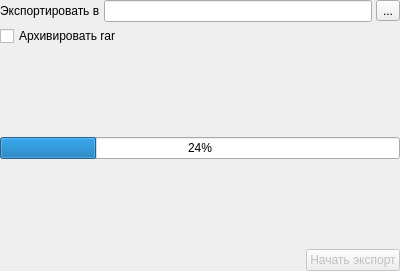
<?xml version="1.0" encoding="UTF-8"?>
<ui version="4.0">
 <class>ExportTariff_Wizard_2</class>
 <widget class="QDialog" name="ExportTariff_Wizard_2">
  <property name="geometry">
   <rect>
    <x>0</x>
    <y>0</y>
    <width>400</width>
    <height>271</height>
   </rect>
  </property>
  <property name="windowTitle">
   <string>Выбор файла и процесс</string>
  </property>
  <layout class="QGridLayout" name="gridLayout">
   <property name="margin">
    <number>0</number>
   </property>
   <property name="spacing">
    <number>4</number>
   </property>
   <item row="0" column="0" colspan="3">
    <layout class="QHBoxLayout" name="horizontalLayout">
     <property name="spacing">
      <number>4</number>
     </property>
     <item>
      <widget class="QLabel" name="lblFileName">
       <property name="sizePolicy">
        <sizepolicy hsizetype="Maximum" vsizetype="Preferred">
         <horstretch>0</horstretch>
         <verstretch>0</verstretch>
        </sizepolicy>
       </property>
       <property name="text">
        <string>Экспортировать в</string>
       </property>
      </widget>
     </item>
     <item>
      <widget class="QLineEdit" name="edtFileName"/>
     </item>
     <item>
      <widget class="QToolButton" name="btnSelectFile">
       <property name="text">
        <string>...</string>
       </property>
      </widget>
     </item>
    </layout>
   </item>
   <item row="1" column="0" colspan="3">
    <widget class="QCheckBox" name="checkRAR">
     <property name="text">
      <string>Архивировать rar</string>
     </property>
     <property name="checkable">
      <bool>true</bool>
     </property>
    </widget>
   </item>
   <item row="2" column="0" colspan="3">
    <spacer name="spacer">
     <property name="orientation">
      <enum>Qt::Vertical</enum>
     </property>
     <property name="sizeHint" stdset="0">
      <size>
       <width>397</width>
       <height>79</height>
      </size>
     </property>
    </spacer>
   </item>
   <item row="3" column="0" colspan="3">
    <widget class="CProgressBar" name="progressBar">
     <property name="value">
      <number>24</number>
     </property>
     <property name="orientation">
      <enum>Qt::Horizontal</enum>
     </property>
    </widget>
   </item>
   <item row="4" column="0" colspan="3">
    <spacer>
     <property name="orientation">
      <enum>Qt::Vertical</enum>
     </property>
     <property name="sizeHint" stdset="0">
      <size>
       <width>20</width>
       <height>40</height>
      </size>
     </property>
    </spacer>
   </item>
   <item row="5" column="0" colspan="2">
    <spacer>
     <property name="orientation">
      <enum>Qt::Horizontal</enum>
     </property>
     <property name="sizeHint" stdset="0">
      <size>
       <width>278</width>
       <height>20</height>
      </size>
     </property>
    </spacer>
   </item>
   <item row="5" column="2">
    <widget class="QPushButton" name="btnExport">
     <property name="enabled">
      <bool>false</bool>
     </property>
     <property name="sizePolicy">
      <sizepolicy hsizetype="Maximum" vsizetype="Fixed">
       <horstretch>0</horstretch>
       <verstretch>0</verstretch>
      </sizepolicy>
     </property>
     <property name="text">
      <string>Начать экспорт</string>
     </property>
    </widget>
   </item>
  </layout>
 </widget>
 <customwidgets>
  <customwidget>
   <class>CProgressBar</class>
   <extends>QProgressBar</extends>
   <header>library/ProgressBar.h</header>
  </customwidget>
 </customwidgets>
 <tabstops>
  <tabstop>edtFileName</tabstop>
  <tabstop>btnSelectFile</tabstop>
  <tabstop>checkRAR</tabstop>
 </tabstops>
 <resources/>
 <connections/>
</ui>
